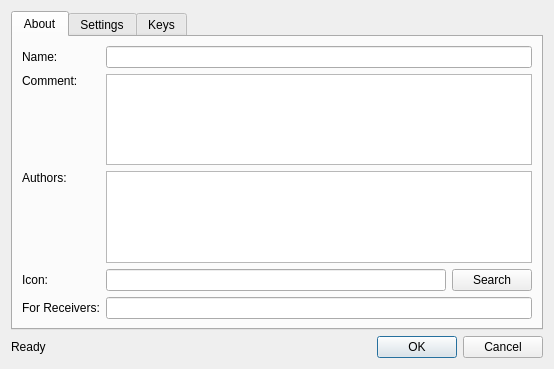
<ui version="4.0" >
 <class>EditRemote</class>
 <widget class="QDialog" name="EditRemote" >
  <property name="geometry" >
   <rect>
    <x>0</x>
    <y>0</y>
    <width>554</width>
    <height>369</height>
   </rect>
  </property>
  <property name="minimumSize" >
   <size>
    <width>400</width>
    <height>330</height>
   </size>
  </property>
  <property name="windowTitle" >
   <string>Dialog</string>
  </property>
  <layout class="QVBoxLayout" name="verticalLayout_2" >
   <item>
    <widget class="QTabWidget" name="tabWidget" >
     <property name="currentIndex" >
      <number>0</number>
     </property>
     <widget class="QWidget" name="tabAbout" >
      <attribute name="title" >
       <string>About</string>
      </attribute>
      <layout class="QGridLayout" name="gridLayout" >
       <item row="0" column="0" >
        <widget class="QLabel" name="lblName" >
         <property name="text" >
          <string>Name:</string>
         </property>
         <property name="buddy" >
          <cstring>txtname</cstring>
         </property>
        </widget>
       </item>
       <item row="0" column="1" colspan="2" >
        <widget class="QLineEdit" name="txtname" />
       </item>
       <item row="1" column="0" >
        <widget class="QLabel" name="lblComment" >
         <property name="text" >
          <string>Comment:</string>
         </property>
         <property name="alignment" >
          <set>Qt::AlignLeading|Qt::AlignLeft|Qt::AlignTop</set>
         </property>
        </widget>
       </item>
       <item row="2" column="0" >
        <widget class="QLabel" name="lblAuthors" >
         <property name="text" >
          <string>Authors:</string>
         </property>
         <property name="alignment" >
          <set>Qt::AlignLeading|Qt::AlignLeft|Qt::AlignTop</set>
         </property>
        </widget>
       </item>
       <item row="3" column="0" >
        <widget class="QLabel" name="lblIcon" >
         <property name="text" >
          <string>Icon:</string>
         </property>
         <property name="buddy" >
          <cstring>txticon</cstring>
         </property>
        </widget>
       </item>
       <item row="3" column="1" >
        <widget class="QLineEdit" name="txticon" />
       </item>
       <item row="3" column="2" >
        <widget class="QPushButton" name="btnSearch" >
         <property name="text" >
          <string>Search</string>
         </property>
        </widget>
       </item>
       <item row="4" column="0" >
        <widget class="QLabel" name="label" >
         <property name="toolTip" >
          <string>Target receiver suggestions</string>
         </property>
         <property name="text" >
          <string>For Receivers:</string>
         </property>
         <property name="buddy" >
          <cstring>txtCompatible</cstring>
         </property>
        </widget>
       </item>
       <item row="4" column="1" colspan="2" >
        <widget class="QLineEdit" name="txtCompatible" />
       </item>
       <item row="1" column="1" colspan="2" >
        <widget class="QPlainTextEdit" name="txtcomment" >
         <property name="tabChangesFocus" >
          <bool>true</bool>
         </property>
        </widget>
       </item>
       <item row="2" column="1" colspan="2" >
        <widget class="QPlainTextEdit" name="txtauthors" >
         <property name="sizePolicy" >
          <sizepolicy vsizetype="Expanding" hsizetype="Expanding" >
           <horstretch>0</horstretch>
           <verstretch>0</verstretch>
          </sizepolicy>
         </property>
         <property name="tabChangesFocus" >
          <bool>true</bool>
         </property>
        </widget>
       </item>
      </layout>
     </widget>
     <widget class="QWidget" name="tabSettings" >
      <attribute name="title" >
       <string>Settings</string>
      </attribute>
      <layout class="QVBoxLayout" name="verticalLayout_3" >
       <item>
        <widget class="QTableView" name="settingsView" />
       </item>
       <item>
        <layout class="QHBoxLayout" name="horizontalLayout_4" >
         <item>
          <spacer name="horizontalSpacer" >
           <property name="orientation" >
            <enum>Qt::Horizontal</enum>
           </property>
           <property name="sizeHint" stdset="0" >
            <size>
             <width>40</width>
             <height>20</height>
            </size>
           </property>
          </spacer>
         </item>
         <item>
          <widget class="QToolButton" name="btnSettingsAdd" >
           <property name="contextMenuPolicy" >
            <enum>Qt::ActionsContextMenu</enum>
           </property>
           <property name="text" >
            <string>Add</string>
           </property>
           <property name="popupMode" >
            <enum>QToolButton::DelayedPopup</enum>
           </property>
           <property name="toolButtonStyle" >
            <enum>Qt::ToolButtonIconOnly</enum>
           </property>
          </widget>
         </item>
         <item>
          <widget class="QToolButton" name="btnSettingsRemove" >
           <property name="text" >
            <string>Remove</string>
           </property>
           <property name="popupMode" >
            <enum>QToolButton::MenuButtonPopup</enum>
           </property>
          </widget>
         </item>
        </layout>
       </item>
      </layout>
     </widget>
     <widget class="QWidget" name="tabKeys" >
      <attribute name="title" >
       <string>Keys</string>
      </attribute>
      <layout class="QHBoxLayout" name="horizontalLayout" >
       <item>
        <layout class="QVBoxLayout" name="verticalLayout" >
         <item>
          <widget class="QTableView" name="keysView" />
         </item>
         <item>
          <layout class="QHBoxLayout" name="horizontalLayout_2" >
           <item>
            <spacer name="horizontalSpacer" >
             <property name="orientation" >
              <enum>Qt::Horizontal</enum>
             </property>
             <property name="sizeHint" stdset="0" >
              <size>
               <width>40</width>
               <height>20</height>
              </size>
             </property>
            </spacer>
           </item>
           <item>
            <widget class="QToolButton" name="btnKeyAdd" >
             <property name="contextMenuPolicy" >
              <enum>Qt::ActionsContextMenu</enum>
             </property>
             <property name="text" >
              <string>Add</string>
             </property>
             <property name="popupMode" >
              <enum>QToolButton::DelayedPopup</enum>
             </property>
             <property name="toolButtonStyle" >
              <enum>Qt::ToolButtonIconOnly</enum>
             </property>
            </widget>
           </item>
           <item>
            <widget class="QToolButton" name="btnKeyRemove" >
             <property name="text" >
              <string>Remove</string>
             </property>
             <property name="popupMode" >
              <enum>QToolButton::MenuButtonPopup</enum>
             </property>
            </widget>
           </item>
          </layout>
         </item>
        </layout>
       </item>
       <item>
        <widget class="QGroupBox" name="groupBox_4" >
         <property name="title" >
          <string>Events from receivers</string>
         </property>
         <layout class="QVBoxLayout" name="verticalLayout_6" >
          <item>
           <widget class="QListView" name="receiversView" >
            <property name="sizePolicy" >
             <sizepolicy vsizetype="Expanding" hsizetype="Minimum" >
              <horstretch>0</horstretch>
              <verstretch>0</verstretch>
             </sizepolicy>
            </property>
            <property name="minimumSize" >
             <size>
              <width>150</width>
              <height>0</height>
             </size>
            </property>
           </widget>
          </item>
          <item>
           <widget class="QLabel" name="label_2" >
            <property name="text" >
             <string>Press a key on your remote to add keys to / modify keys of the right list.</string>
            </property>
            <property name="wordWrap" >
             <bool>true</bool>
            </property>
           </widget>
          </item>
         </layout>
        </widget>
       </item>
      </layout>
     </widget>
    </widget>
   </item>
   <item>
    <layout class="QHBoxLayout" name="horizontalLayout_3" >
     <item>
      <widget class="QLabel" name="lblStatus" >
       <property name="text" >
        <string>Ready</string>
       </property>
      </widget>
     </item>
     <item>
      <widget class="QDialogButtonBox" name="buttonBox" >
       <property name="standardButtons" >
        <set>QDialogButtonBox::Cancel|QDialogButtonBox::Ok</set>
       </property>
      </widget>
     </item>
    </layout>
   </item>
  </layout>
 </widget>
 <tabstops>
  <tabstop>tabWidget</tabstop>
  <tabstop>txtname</tabstop>
  <tabstop>txtcomment</tabstop>
  <tabstop>txtauthors</tabstop>
  <tabstop>txticon</tabstop>
  <tabstop>btnSearch</tabstop>
  <tabstop>txtCompatible</tabstop>
  <tabstop>buttonBox</tabstop>
  <tabstop>settingsView</tabstop>
  <tabstop>keysView</tabstop>
  <tabstop>receiversView</tabstop>
 </tabstops>
 <resources/>
 <connections/>
</ui>
